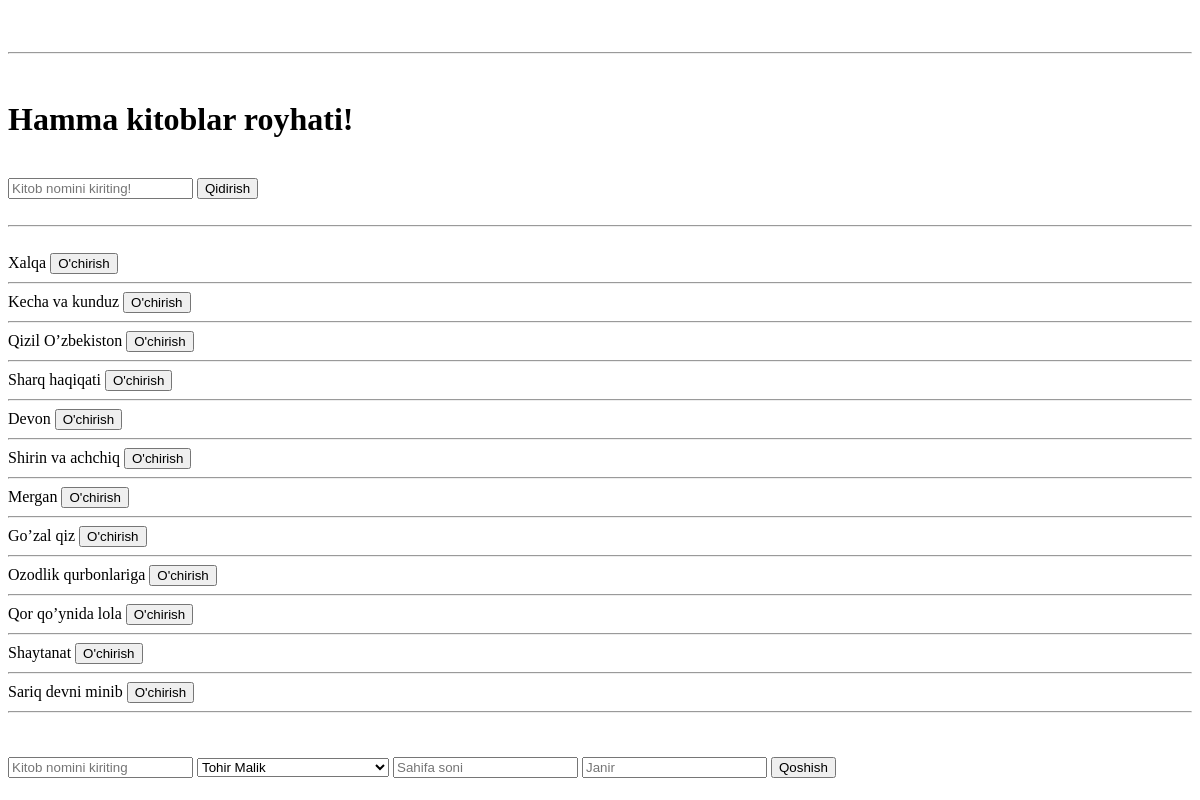
The page /books/ on the database as committed earlier.
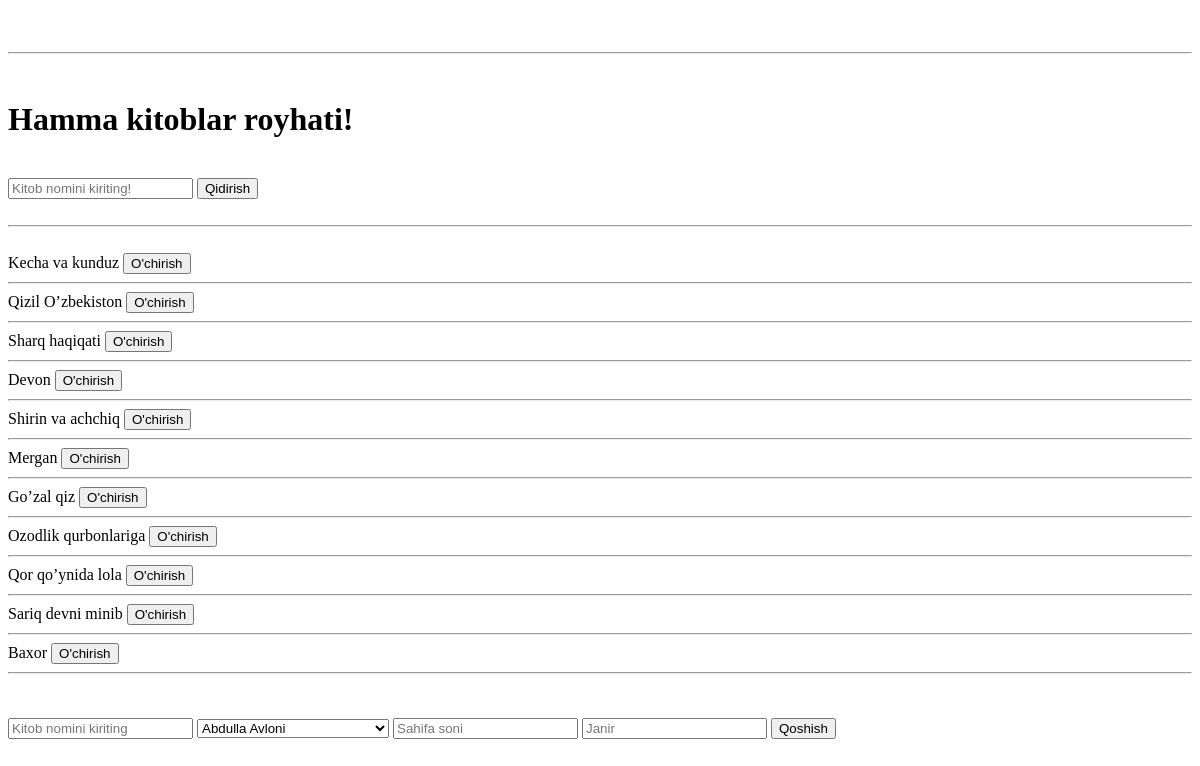
The same page on the database as committed later.
### kutuxona/models.py (models this page shows, shortened)
class Kitob(models.Model):
    nom = models.CharField(max_length=100)
    muallif = models.ForeignKey(Muallif, on_delete=models.CASCADE)
    sahifa = models.PositiveSmallIntegerField()
    janr = models.CharField(max_length=30)

### kutuxona/views.py (the view, shortened to what this page needs)
# urls.py: path('books/', hamma_kitoblar),
def hamma_kitoblar(reqest):
    natija = Kitob.objects.all()
    kiritilgan_kitob = reqest.GET.get("nomi")
    if kiritilgan_kitob is not None:
        natija = Kitob.objects.filter(nom__contains=kiritilgan_kitob)
    date = {
        "books": natija,
        "mualliflar": Muallif.objects.all(),
    }
    return render(reqest, 'kitoblar.html', date)

### Templates/Kitoblar.html (shortened to what this page needs)
<!DOCTYPE html>
<html lang="en">
<head>
</head>
<body>
    <br>
    <br>
    <hr>
    <br>
    <h1 id="sarlavha"><b>Hamma kitoblar royhati!</b></h1>
    <br>
    <form method="get">
        <input name="nomi" type="text" placeholder="Kitob nomini kiriting!">
        <button>Qidirish</button>
    </form>
    <br>
    <hr>
    <br>
    {% for book in books %}
        <a>{{ book.nom }}</a>
        <a href="/kitob_ochir/{{book.id}}"><button>O'chirish</button></a>
        <hr>
    {% endfor %}
    <br>
    <br>
    <form method="post">{%csrf_token%}
        <input name="nom" type="text" placeholder="Kitob nomini kiriting">
        <select name="m">
            {% for muallif in mualliflar %}
                <option value="{{muallif.id}}">{{ muallif.ism}}</option>
            {% endfor %}
        </select>
        <input name="s" type="number" placeholder="Sahifa soni">
        <input name="j" type="text" placeholder="Janir">
        <button>Qoshish</button>
    </form>
</body>
</html>

Rows that differ between the two databases and show on the page:
removed Kitob: nom "Xalqa"
removed Kitob: nom "Shaytanat"
added Kitob: nom "Baxor"
Other text that changed with them:
form field m: "Tohir Malik" → "Abdulla Avloni"
